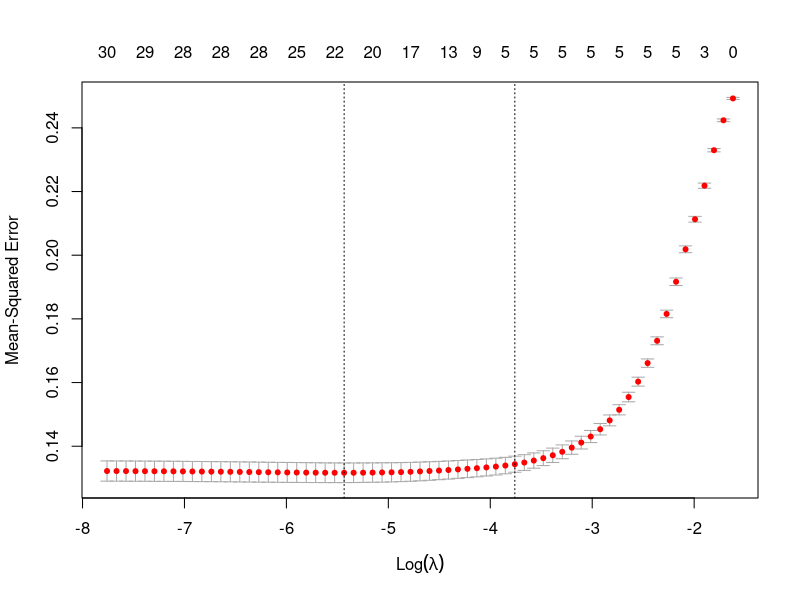
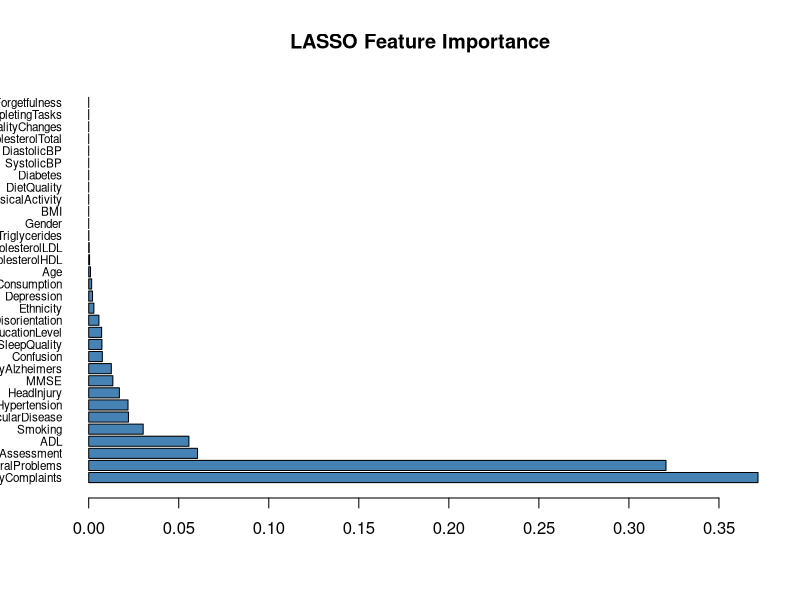

The R script that drew these images, in order:
if (!require(glmnet)) install.packages("glmnet")
if (!require(caret)) install.packages("caret")

library(glmnet)
library(caret)

set.seed(123)

data <- read.csv("balanced_alzheimers_data.csv")

x <- as.matrix(data[, 1:32])  # All columns except mpg as features
y <- data[, 33]              # mpg as target variable

cv_lasso <- cv.glmnet(x, y, alpha = 1, nfolds = 10)

plot(cv_lasso)

lambda_min <- cv_lasso$lambda.min  # Lambda that gives minimum MSE
lambda_1se <- cv_lasso$lambda.1se  # Lambda within 1 standard error of minimum MSE

cat("Lambda min:", lambda_min, "\n")
cat("Lambda 1se:", lambda_1se, "\n")

lasso_model <- glmnet(x, y, alpha = 1, lambda = lambda_min)

lasso_coef <- coef(lasso_model)
print("LASSO coefficients (using lambda_min):")
print(lasso_coef)

nonzero_coef <- lasso_coef[lasso_coef[, 1] != 0, , drop = FALSE]
cat("\nSelected features (non-zero coefficients):\n")
print(nonzero_coef)

var_importance <- abs(lasso_coef[-1, 1])  # Exclude intercept
names(var_importance) <- colnames(x)

sorted_importance <- sort(var_importance, decreasing = TRUE)
cat("\nFeature importance ranking:\n")
print(sorted_importance)

barplot(sorted_importance, 
        main = "LASSO Feature Importance", 
        horiz = TRUE, 
        col = "steelblue",
        las = 1,
        cex.names = 0.7)
